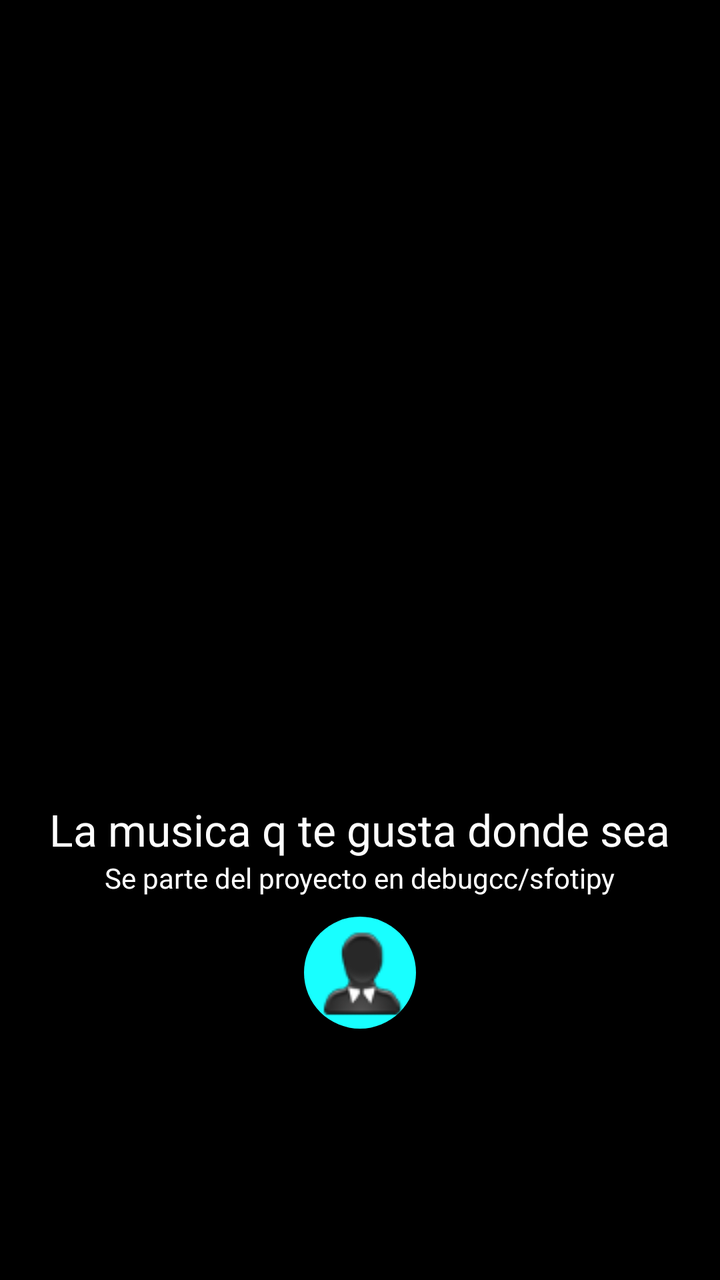
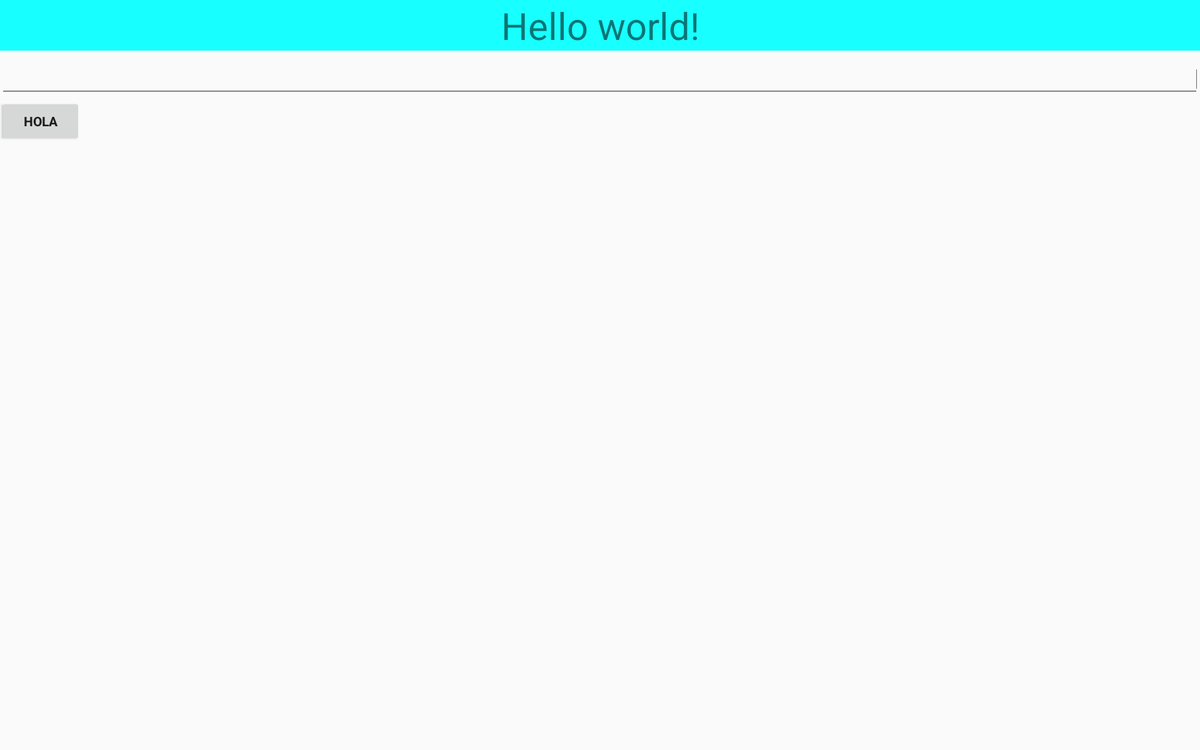

An Android layout and its configuration variant, each rendered on a device that would load it. The default file and the variant file are quoted in full after the pictures.
<!-- AndroidManifest.xml: application theme AppTheme -->
<!-- res/layout/activity_main.xml -->
<RelativeLayout xmlns:android="http://schemas.android.com/apk/res/android"
    xmlns:tools="http://schemas.android.com/tools"
    android:background="@color/background_main"
    android:layout_width="match_parent"
    android:layout_height="match_parent"
    android:orientation="vertical"
    tools:context=".MainActivity">

    <ImageView
        android:layout_width="fill_parent"
        android:layout_height="400dp"
        android:scaleType="centerCrop"
        android:src="@drawable/header_bg"
        android:id="@+id/imageView"
        android:layout_gravity="center_horizontal" />

    <TextView
        android:textColor="@color/text_color"
        android:layout_width="wrap_content"
        android:layout_height="wrap_content"
        android:textAppearance="?android:attr/textAppearanceLarge"
        android:text="@string/welcome_text"
        android:id="@+id/textView"
        android:layout_below="@+id/imageView"
        android:layout_centerHorizontal="true" />

    <LinearLayout
        android:layout_width="fill_parent"
        android:layout_height="wrap_content"
        android:gravity="center"
        android:orientation="vertical"
        android:layout_below="@+id/textView"
        android:layout_alignParentStart="true">

        <TextView
            android:textColor="@color/text_color"
            android:layout_width="wrap_content"
            android:layout_height="wrap_content"
            android:text="@string/welcome_text_footer"
            android:id="@+id/welcome_text_footer" />

        <ImageButton
            android:layout_marginTop="10dp"
            android:layout_width="56dp"
            android:layout_height="56dp"
            android:elevation="4dp"
            android:id="@+id/fab_I"
            android:background="@drawable/ripple"
            android:src="@drawable/user_avatar"
            android:onClick="onClick"/>

    </LinearLayout>



</RelativeLayout>
<!-- resources referenced by this layout -->
<resources>
  <!-- from res/values-v21/ -->
  <color name="background_main">#000</color>
  <!-- from res/values-v21/ -->
  <color name="text_color">#fefefe</color>
  <!-- drawable ripple (drawable) -->
  <?xml version="1.0" encoding="utf-8"?>
  <selector xmlns:android="http://schemas.android.com/apk/res/android">
      <item>
          <shape android:shape="oval">
              <solid android:color="@color/accent" />
          </shape>
      </item>
  </selector>
  <!-- drawable user_avatar: png bitmap (drawable, 2382 bytes) -->
  <string name="welcome_text">La musica q te gusta donde sea</string>
  <string name="welcome_text_footer">Se parte del proyecto en debugcc/sfotipy</string>
  <!-- from res/values-v21/ -->
  <style name="AppTheme" parent="android:Theme.Material.Light.DarkActionBar">
          <item name="android:colorPrimaryDark">@color/primary_dark</item>
          <item name="android:colorAccent">@color/accent</item>
          <item name="android:colorPrimary">@color/primary</item>
      </style>
  <!-- from res/values-v21/ -->
  <color name="accent">#18ffff</color>
  <!-- from res/values-v21/ -->
  <color name="primary_dark">#880e4f</color>
  <!-- from res/values-v21/ -->
  <color name="primary">#ad1457</color>
</resources>
<!-- res/layout-xlarge/activity_main.xml (the repository's variant of the layout above) -->
<!-- drawn on a large tablet held sideways -->
<LinearLayout xmlns:android="http://schemas.android.com/apk/res/android"
    xmlns:tools="http://schemas.android.com/tools"
    android:layout_width="match_parent"
    android:layout_height="match_parent"
    android:orientation="vertical"
    android:paddingLeft="@dimen/activity_horizontal_margin"
    android:paddingRight="@dimen/activity_horizontal_margin"
    android:paddingTop="@dimen/activity_vertical_margin"
    android:paddingBottom="@dimen/activity_vertical_margin"
    tools:context=".MainActivity">

    <TextView
        android:text="@string/hello_world"
        android:layout_width="fill_parent"
        android:gravity="center"
        android:textSize="40dp"
        android:layout_height="wrap_content"
        android:background="@color/accent"
        android:layout_marginBottom="10dp"
        android:id="@+id/textView" />

    <EditText
        android:layout_width="match_parent"
        android:layout_height="wrap_content"
        android:id="@+id/editText" />

    <Button
        android:layout_width="wrap_content"
        android:layout_height="wrap_content"
        android:elevation="2dp"
        android:onClick="onClick"
        android:text="Hola"
        android:id="@+id/button"
        android:textStyle="bold"
        android:layout_marginBottom="120dp" />

</LinearLayout>
<!-- resources referenced by the variant -->
<!-- as a large tablet held sideways resolves them -->
<resources>
  <!-- from res/values-v21/ -->
  <color name="accent">#18ffff</color>
  <string name="hello_world">Hello world!</string>
  <!-- from res/values-v21/ -->
  <style name="AppTheme" parent="android:Theme.Material.Light.DarkActionBar">
          <item name="android:colorPrimaryDark">@color/primary_dark</item>
          <item name="android:colorAccent">@color/accent</item>
          <item name="android:colorPrimary">@color/primary</item>
      </style>
  <!-- from res/values-v21/ -->
  <color name="primary_dark">#880e4f</color>
  <!-- from res/values-v21/ -->
  <color name="primary">#ad1457</color>
</resources>
